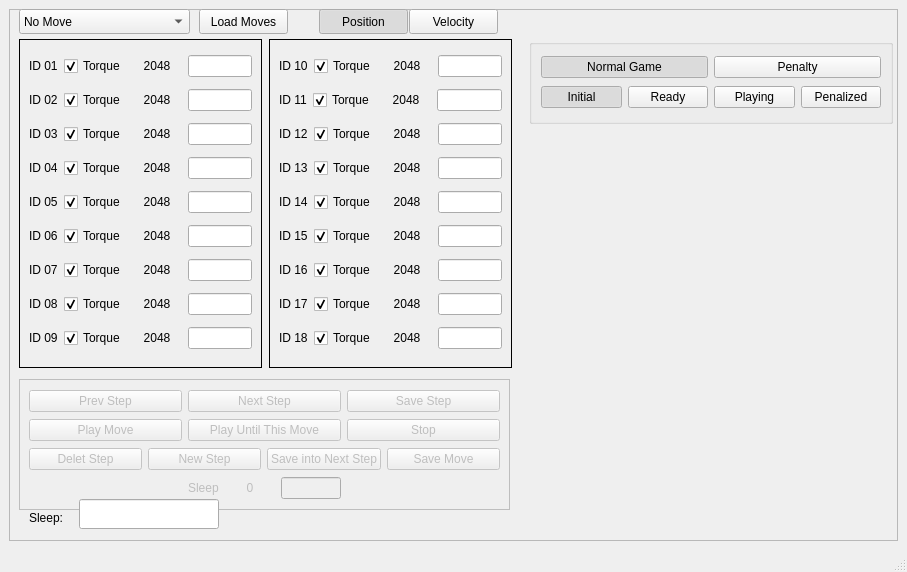
<?xml version="1.0" encoding="UTF-8"?>
<ui version="4.0">
 <class>MainWindow</class>
 <widget class="QMainWindow" name="MainWindow">
  <property name="geometry">
   <rect>
    <x>0</x>
    <y>0</y>
    <width>907</width>
    <height>572</height>
   </rect>
  </property>
  <property name="windowTitle">
   <string>MainWindow</string>
  </property>
  <widget class="QWidget" name="centralwidget">
   <layout class="QGridLayout" name="gridLayout">
    <item row="0" column="1">
     <widget class="QFrame" name="frame_3">
      <property name="frameShape">
       <enum>QFrame::StyledPanel</enum>
      </property>
      <property name="frameShadow">
       <enum>QFrame::Raised</enum>
      </property>
      <widget class="QFrame" name="verticalFrame_2">
       <property name="geometry">
        <rect>
         <x>260</x>
         <y>30</y>
         <width>243</width>
         <height>329</height>
        </rect>
       </property>
       <property name="maximumSize">
        <size>
         <width>243</width>
         <height>329</height>
        </size>
       </property>
       <property name="frameShape">
        <enum>QFrame::Box</enum>
       </property>
       <property name="frameShadow">
        <enum>QFrame::Plain</enum>
       </property>
       <layout class="QVBoxLayout" name="verticalLayout_2">
        <item>
         <layout class="QHBoxLayout" name="horizontalLayout_10">
          <item>
           <widget class="QLabel" name="label_id_10">
            <property name="text">
             <string>ID 10</string>
            </property>
           </widget>
          </item>
          <item>
           <widget class="QCheckBox" name="torque_id_10">
            <property name="enabled">
             <bool>true</bool>
            </property>
            <property name="text">
             <string>Torque</string>
            </property>
            <property name="checked">
             <bool>true</bool>
            </property>
           </widget>
          </item>
          <item>
           <widget class="QLabel" name="label_10">
            <property name="minimumSize">
             <size>
              <width>50</width>
              <height>0</height>
             </size>
            </property>
            <property name="layoutDirection">
             <enum>Qt::LeftToRight</enum>
            </property>
            <property name="text">
             <string>2048</string>
            </property>
            <property name="alignment">
             <set>Qt::AlignCenter</set>
            </property>
           </widget>
          </item>
          <item>
           <widget class="QLineEdit" name="pos_id_10">
            <property name="inputMethodHints">
             <set>Qt::ImhNone</set>
            </property>
            <property name="maxLength">
             <number>4</number>
            </property>
           </widget>
          </item>
         </layout>
        </item>
        <item>
         <layout class="QHBoxLayout" name="horizontalLayout_11">
          <item>
           <widget class="QLabel" name="label_id_11">
            <property name="text">
             <string>ID 11</string>
            </property>
           </widget>
          </item>
          <item>
           <widget class="QCheckBox" name="torque_id_11">
            <property name="enabled">
             <bool>true</bool>
            </property>
            <property name="text">
             <string>Torque</string>
            </property>
            <property name="checked">
             <bool>true</bool>
            </property>
           </widget>
          </item>
          <item>
           <widget class="QLabel" name="label_11">
            <property name="minimumSize">
             <size>
              <width>50</width>
              <height>0</height>
             </size>
            </property>
            <property name="layoutDirection">
             <enum>Qt::LeftToRight</enum>
            </property>
            <property name="text">
             <string>2048</string>
            </property>
            <property name="alignment">
             <set>Qt::AlignCenter</set>
            </property>
           </widget>
          </item>
          <item>
           <widget class="QLineEdit" name="pos_id_11">
            <property name="inputMethodHints">
             <set>Qt::ImhNone</set>
            </property>
            <property name="maxLength">
             <number>4</number>
            </property>
           </widget>
          </item>
         </layout>
        </item>
        <item>
         <layout class="QHBoxLayout" name="horizontalLayout_12">
          <item>
           <widget class="QLabel" name="label_id_12">
            <property name="text">
             <string>ID 12</string>
            </property>
           </widget>
          </item>
          <item>
           <widget class="QCheckBox" name="torque_id_12">
            <property name="text">
             <string>Torque</string>
            </property>
            <property name="checked">
             <bool>true</bool>
            </property>
           </widget>
          </item>
          <item>
           <widget class="QLabel" name="label_12">
            <property name="minimumSize">
             <size>
              <width>50</width>
              <height>0</height>
             </size>
            </property>
            <property name="layoutDirection">
             <enum>Qt::LeftToRight</enum>
            </property>
            <property name="text">
             <string>2048</string>
            </property>
            <property name="alignment">
             <set>Qt::AlignCenter</set>
            </property>
           </widget>
          </item>
          <item>
           <widget class="QLineEdit" name="pos_id_12">
            <property name="inputMethodHints">
             <set>Qt::ImhNone</set>
            </property>
           </widget>
          </item>
         </layout>
        </item>
        <item>
         <layout class="QHBoxLayout" name="horizontalLayout_13">
          <item>
           <widget class="QLabel" name="label_id_13">
            <property name="text">
             <string>ID 13</string>
            </property>
           </widget>
          </item>
          <item>
           <widget class="QCheckBox" name="torque_id_13">
            <property name="text">
             <string>Torque</string>
            </property>
            <property name="checked">
             <bool>true</bool>
            </property>
           </widget>
          </item>
          <item>
           <widget class="QLabel" name="label_13">
            <property name="minimumSize">
             <size>
              <width>50</width>
              <height>0</height>
             </size>
            </property>
            <property name="layoutDirection">
             <enum>Qt::LeftToRight</enum>
            </property>
            <property name="text">
             <string>2048</string>
            </property>
            <property name="alignment">
             <set>Qt::AlignCenter</set>
            </property>
           </widget>
          </item>
          <item>
           <widget class="QLineEdit" name="pos_id_13">
            <property name="inputMethodHints">
             <set>Qt::ImhNone</set>
            </property>
           </widget>
          </item>
         </layout>
        </item>
        <item>
         <layout class="QHBoxLayout" name="horizontalLayout_14">
          <item>
           <widget class="QLabel" name="label_id_14">
            <property name="text">
             <string>ID 14</string>
            </property>
           </widget>
          </item>
          <item>
           <widget class="QCheckBox" name="torque_id_14">
            <property name="text">
             <string>Torque</string>
            </property>
            <property name="checked">
             <bool>true</bool>
            </property>
           </widget>
          </item>
          <item>
           <widget class="QLabel" name="label_14">
            <property name="minimumSize">
             <size>
              <width>50</width>
              <height>0</height>
             </size>
            </property>
            <property name="layoutDirection">
             <enum>Qt::LeftToRight</enum>
            </property>
            <property name="text">
             <string>2048</string>
            </property>
            <property name="alignment">
             <set>Qt::AlignCenter</set>
            </property>
           </widget>
          </item>
          <item>
           <widget class="QLineEdit" name="pos_id_14">
            <property name="inputMethodHints">
             <set>Qt::ImhNone</set>
            </property>
           </widget>
          </item>
         </layout>
        </item>
        <item>
         <layout class="QHBoxLayout" name="horizontalLayout_15">
          <item>
           <widget class="QLabel" name="label_id_15">
            <property name="text">
             <string>ID 15</string>
            </property>
           </widget>
          </item>
          <item>
           <widget class="QCheckBox" name="torque_id_15">
            <property name="text">
             <string>Torque</string>
            </property>
            <property name="checked">
             <bool>true</bool>
            </property>
           </widget>
          </item>
          <item>
           <widget class="QLabel" name="label_15">
            <property name="minimumSize">
             <size>
              <width>50</width>
              <height>0</height>
             </size>
            </property>
            <property name="layoutDirection">
             <enum>Qt::LeftToRight</enum>
            </property>
            <property name="text">
             <string>2048</string>
            </property>
            <property name="alignment">
             <set>Qt::AlignCenter</set>
            </property>
           </widget>
          </item>
          <item>
           <widget class="QLineEdit" name="pos_id_15">
            <property name="inputMethodHints">
             <set>Qt::ImhNone</set>
            </property>
           </widget>
          </item>
         </layout>
        </item>
        <item>
         <layout class="QHBoxLayout" name="horizontalLayout_16">
          <item>
           <widget class="QLabel" name="label_id_16">
            <property name="text">
             <string>ID 16</string>
            </property>
           </widget>
          </item>
          <item>
           <widget class="QCheckBox" name="torque_id_16">
            <property name="text">
             <string>Torque</string>
            </property>
            <property name="checked">
             <bool>true</bool>
            </property>
           </widget>
          </item>
          <item>
           <widget class="QLabel" name="label_16">
            <property name="minimumSize">
             <size>
              <width>50</width>
              <height>0</height>
             </size>
            </property>
            <property name="layoutDirection">
             <enum>Qt::LeftToRight</enum>
            </property>
            <property name="text">
             <string>2048</string>
            </property>
            <property name="alignment">
             <set>Qt::AlignCenter</set>
            </property>
           </widget>
          </item>
          <item>
           <widget class="QLineEdit" name="pos_id_16">
            <property name="inputMethodHints">
             <set>Qt::ImhNone</set>
            </property>
           </widget>
          </item>
         </layout>
        </item>
        <item>
         <layout class="QHBoxLayout" name="horizontalLayout_17">
          <item>
           <widget class="QLabel" name="label_id_17">
            <property name="text">
             <string>ID 17</string>
            </property>
           </widget>
          </item>
          <item>
           <widget class="QCheckBox" name="torque_id_17">
            <property name="text">
             <string>Torque</string>
            </property>
            <property name="checked">
             <bool>true</bool>
            </property>
           </widget>
          </item>
          <item>
           <widget class="QLabel" name="label_17">
            <property name="minimumSize">
             <size>
              <width>50</width>
              <height>0</height>
             </size>
            </property>
            <property name="layoutDirection">
             <enum>Qt::LeftToRight</enum>
            </property>
            <property name="text">
             <string>2048</string>
            </property>
            <property name="alignment">
             <set>Qt::AlignCenter</set>
            </property>
           </widget>
          </item>
          <item>
           <widget class="QLineEdit" name="pos_id_17">
            <property name="inputMethodHints">
             <set>Qt::ImhNone</set>
            </property>
           </widget>
          </item>
         </layout>
        </item>
        <item>
         <layout class="QHBoxLayout" name="horizontalLayout_18">
          <item>
           <widget class="QLabel" name="label_id_18">
            <property name="text">
             <string>ID 18</string>
            </property>
           </widget>
          </item>
          <item>
           <widget class="QCheckBox" name="torque_id_18">
            <property name="text">
             <string>Torque</string>
            </property>
            <property name="checked">
             <bool>true</bool>
            </property>
           </widget>
          </item>
          <item>
           <widget class="QLabel" name="label_18">
            <property name="minimumSize">
             <size>
              <width>50</width>
              <height>0</height>
             </size>
            </property>
            <property name="layoutDirection">
             <enum>Qt::LeftToRight</enum>
            </property>
            <property name="text">
             <string>2048</string>
            </property>
            <property name="alignment">
             <set>Qt::AlignCenter</set>
            </property>
           </widget>
          </item>
          <item>
           <widget class="QLineEdit" name="pos_id_18">
            <property name="inputMethodHints">
             <set>Qt::ImhNone</set>
            </property>
           </widget>
          </item>
         </layout>
        </item>
       </layout>
      </widget>
      <widget class="QFrame" name="verticalFrame">
       <property name="geometry">
        <rect>
         <x>10</x>
         <y>30</y>
         <width>243</width>
         <height>329</height>
        </rect>
       </property>
       <property name="maximumSize">
        <size>
         <width>243</width>
         <height>329</height>
        </size>
       </property>
       <property name="frameShape">
        <enum>QFrame::Box</enum>
       </property>
       <layout class="QVBoxLayout" name="verticalLayout">
        <item>
         <layout class="QHBoxLayout" name="horizontalLayout">
          <item>
           <widget class="QLabel" name="label_id_1">
            <property name="text">
             <string>ID 01</string>
            </property>
           </widget>
          </item>
          <item>
           <widget class="QCheckBox" name="torque_id_1">
            <property name="enabled">
             <bool>true</bool>
            </property>
            <property name="text">
             <string>Torque</string>
            </property>
            <property name="checked">
             <bool>true</bool>
            </property>
           </widget>
          </item>
          <item>
           <widget class="QLabel" name="label_1">
            <property name="minimumSize">
             <size>
              <width>50</width>
              <height>0</height>
             </size>
            </property>
            <property name="layoutDirection">
             <enum>Qt::LeftToRight</enum>
            </property>
            <property name="text">
             <string>2048</string>
            </property>
            <property name="alignment">
             <set>Qt::AlignCenter</set>
            </property>
           </widget>
          </item>
          <item>
           <widget class="QLineEdit" name="pos_id_1">
            <property name="inputMethodHints">
             <set>Qt::ImhNone</set>
            </property>
            <property name="maxLength">
             <number>4</number>
            </property>
           </widget>
          </item>
         </layout>
        </item>
        <item>
         <layout class="QHBoxLayout" name="horizontalLayout_2">
          <item>
           <widget class="QLabel" name="label_id_2">
            <property name="text">
             <string>ID 02</string>
            </property>
           </widget>
          </item>
          <item>
           <widget class="QCheckBox" name="torque_id_2">
            <property name="enabled">
             <bool>true</bool>
            </property>
            <property name="text">
             <string>Torque</string>
            </property>
            <property name="checked">
             <bool>true</bool>
            </property>
           </widget>
          </item>
          <item>
           <widget class="QLabel" name="label_2">
            <property name="minimumSize">
             <size>
              <width>50</width>
              <height>0</height>
             </size>
            </property>
            <property name="layoutDirection">
             <enum>Qt::LeftToRight</enum>
            </property>
            <property name="text">
             <string>2048</string>
            </property>
            <property name="alignment">
             <set>Qt::AlignCenter</set>
            </property>
           </widget>
          </item>
          <item>
           <widget class="QLineEdit" name="pos_id_2">
            <property name="inputMethodHints">
             <set>Qt::ImhNone</set>
            </property>
            <property name="maxLength">
             <number>4</number>
            </property>
           </widget>
          </item>
         </layout>
        </item>
        <item>
         <layout class="QHBoxLayout" name="horizontalLayout_3">
          <item>
           <widget class="QLabel" name="label_id_3">
            <property name="text">
             <string>ID 03</string>
            </property>
           </widget>
          </item>
          <item>
           <widget class="QCheckBox" name="torque_id_3">
            <property name="enabled">
             <bool>true</bool>
            </property>
            <property name="text">
             <string>Torque</string>
            </property>
            <property name="checked">
             <bool>true</bool>
            </property>
           </widget>
          </item>
          <item>
           <widget class="QLabel" name="label_3">
            <property name="minimumSize">
             <size>
              <width>50</width>
              <height>0</height>
             </size>
            </property>
            <property name="layoutDirection">
             <enum>Qt::LeftToRight</enum>
            </property>
            <property name="text">
             <string>2048</string>
            </property>
            <property name="alignment">
             <set>Qt::AlignCenter</set>
            </property>
           </widget>
          </item>
          <item>
           <widget class="QLineEdit" name="pos_id_3">
            <property name="inputMethodHints">
             <set>Qt::ImhNone</set>
            </property>
            <property name="maxLength">
             <number>4</number>
            </property>
           </widget>
          </item>
         </layout>
        </item>
        <item>
         <layout class="QHBoxLayout" name="horizontalLayout_4">
          <item>
           <widget class="QLabel" name="label_id_4">
            <property name="text">
             <string>ID 04</string>
            </property>
           </widget>
          </item>
          <item>
           <widget class="QCheckBox" name="torque_id_4">
            <property name="enabled">
             <bool>true</bool>
            </property>
            <property name="text">
             <string>Torque</string>
            </property>
            <property name="checked">
             <bool>true</bool>
            </property>
           </widget>
          </item>
          <item>
           <widget class="QLabel" name="label_4">
            <property name="minimumSize">
             <size>
              <width>50</width>
              <height>0</height>
             </size>
            </property>
            <property name="layoutDirection">
             <enum>Qt::LeftToRight</enum>
            </property>
            <property name="text">
             <string>2048</string>
            </property>
            <property name="alignment">
             <set>Qt::AlignCenter</set>
            </property>
           </widget>
          </item>
          <item>
           <widget class="QLineEdit" name="pos_id_4">
            <property name="inputMethodHints">
             <set>Qt::ImhNone</set>
            </property>
            <property name="maxLength">
             <number>4</number>
            </property>
           </widget>
          </item>
         </layout>
        </item>
        <item>
         <layout class="QHBoxLayout" name="horizontalLayout_5">
          <item>
           <widget class="QLabel" name="label_id_5">
            <property name="text">
             <string>ID 05</string>
            </property>
           </widget>
          </item>
          <item>
           <widget class="QCheckBox" name="torque_id_5">
            <property name="enabled">
             <bool>true</bool>
            </property>
            <property name="text">
             <string>Torque</string>
            </property>
            <property name="checked">
             <bool>true</bool>
            </property>
           </widget>
          </item>
          <item>
           <widget class="QLabel" name="label_5">
            <property name="minimumSize">
             <size>
              <width>50</width>
              <height>0</height>
             </size>
            </property>
            <property name="layoutDirection">
             <enum>Qt::LeftToRight</enum>
            </property>
            <property name="text">
             <string>2048</string>
            </property>
            <property name="alignment">
             <set>Qt::AlignCenter</set>
            </property>
           </widget>
          </item>
          <item>
           <widget class="QLineEdit" name="pos_id_5">
            <property name="inputMethodHints">
             <set>Qt::ImhNone</set>
            </property>
            <property name="maxLength">
             <number>4</number>
            </property>
           </widget>
          </item>
         </layout>
        </item>
        <item>
         <layout class="QHBoxLayout" name="horizontalLayout_6">
          <item>
           <widget class="QLabel" name="label_id_6">
            <property name="text">
             <string>ID 06</string>
            </property>
           </widget>
          </item>
          <item>
           <widget class="QCheckBox" name="torque_id_6">
            <property name="enabled">
             <bool>true</bool>
            </property>
            <property name="text">
             <string>Torque</string>
            </property>
            <property name="checked">
             <bool>true</bool>
            </property>
           </widget>
          </item>
          <item>
           <widget class="QLabel" name="label_6">
            <property name="minimumSize">
             <size>
              <width>50</width>
              <height>0</height>
             </size>
            </property>
            <property name="layoutDirection">
             <enum>Qt::LeftToRight</enum>
            </property>
            <property name="text">
             <string>2048</string>
            </property>
            <property name="alignment">
             <set>Qt::AlignCenter</set>
            </property>
           </widget>
          </item>
          <item>
           <widget class="QLineEdit" name="pos_id_6">
            <property name="inputMethodHints">
             <set>Qt::ImhNone</set>
            </property>
            <property name="maxLength">
             <number>4</number>
            </property>
           </widget>
          </item>
         </layout>
        </item>
        <item>
         <layout class="QHBoxLayout" name="horizontalLayout_7">
          <item>
           <widget class="QLabel" name="label_id_7">
            <property name="text">
             <string>ID 07</string>
            </property>
           </widget>
          </item>
          <item>
           <widget class="QCheckBox" name="torque_id_7">
            <property name="enabled">
             <bool>true</bool>
            </property>
            <property name="text">
             <string>Torque</string>
            </property>
            <property name="checked">
             <bool>true</bool>
            </property>
           </widget>
          </item>
          <item>
           <widget class="QLabel" name="label_7">
            <property name="minimumSize">
             <size>
              <width>50</width>
              <height>0</height>
             </size>
            </property>
            <property name="layoutDirection">
             <enum>Qt::LeftToRight</enum>
            </property>
            <property name="text">
             <string>2048</string>
            </property>
            <property name="alignment">
             <set>Qt::AlignCenter</set>
            </property>
           </widget>
          </item>
          <item>
           <widget class="QLineEdit" name="pos_id_7">
            <property name="inputMethodHints">
             <set>Qt::ImhNone</set>
            </property>
            <property name="maxLength">
             <number>4</number>
            </property>
           </widget>
          </item>
         </layout>
        </item>
        <item>
         <layout class="QHBoxLayout" name="horizontalLayout_8">
          <item>
           <widget class="QLabel" name="label_id_8">
            <property name="text">
             <string>ID 08</string>
            </property>
           </widget>
          </item>
          <item>
           <widget class="QCheckBox" name="torque_id_8">
            <property name="enabled">
             <bool>true</bool>
            </property>
            <property name="text">
             <string>Torque</string>
            </property>
            <property name="checked">
             <bool>true</bool>
            </property>
           </widget>
          </item>
          <item>
           <widget class="QLabel" name="label_8">
            <property name="minimumSize">
             <size>
              <width>50</width>
              <height>0</height>
             </size>
            </property>
            <property name="layoutDirection">
             <enum>Qt::LeftToRight</enum>
            </property>
            <property name="text">
             <string>2048</string>
            </property>
            <property name="alignment">
             <set>Qt::AlignCenter</set>
            </property>
           </widget>
          </item>
          <item>
           <widget class="QLineEdit" name="pos_id_8">
            <property name="inputMethodHints">
             <set>Qt::ImhNone</set>
            </property>
            <property name="maxLength">
             <number>4</number>
            </property>
           </widget>
          </item>
         </layout>
        </item>
        <item>
         <layout class="QHBoxLayout" name="horizontalLayout_9">
          <item>
           <widget class="QLabel" name="label_id_9">
            <property name="text">
             <string>ID 09</string>
            </property>
           </widget>
          </item>
          <item>
           <widget class="QCheckBox" name="torque_id_9">
            <property name="enabled">
             <bool>true</bool>
            </property>
            <property name="text">
             <string>Torque</string>
            </property>
            <property name="checked">
             <bool>true</bool>
            </property>
           </widget>
          </item>
          <item>
           <widget class="QLabel" name="label_9">
            <property name="minimumSize">
             <size>
              <width>50</width>
              <height>0</height>
             </size>
            </property>
            <property name="layoutDirection">
             <enum>Qt::LeftToRight</enum>
            </property>
            <property name="text">
             <string>2048</string>
            </property>
            <property name="alignment">
             <set>Qt::AlignCenter</set>
            </property>
           </widget>
          </item>
          <item>
           <widget class="QLineEdit" name="pos_id_9">
            <property name="inputMethodHints">
             <set>Qt::ImhNone</set>
            </property>
            <property name="maxLength">
             <number>4</number>
            </property>
           </widget>
          </item>
         </layout>
        </item>
       </layout>
      </widget>
      <widget class="QGroupBox" name="verticalGroupBox">
       <property name="enabled">
        <bool>true</bool>
       </property>
       <property name="geometry">
        <rect>
         <x>520</x>
         <y>30</y>
         <width>364</width>
         <height>85</height>
        </rect>
       </property>
       <property name="sizePolicy">
        <sizepolicy hsizetype="Minimum" vsizetype="Minimum">
         <horstretch>0</horstretch>
         <verstretch>0</verstretch>
        </sizepolicy>
       </property>
       <property name="maximumSize">
        <size>
         <width>400</width>
         <height>85</height>
        </size>
       </property>
       <property name="mouseTracking">
        <bool>false</bool>
       </property>
       <property name="autoFillBackground">
        <bool>false</bool>
       </property>
       <property name="title">
        <string/>
       </property>
       <layout class="QVBoxLayout" name="verticalLayout_3">
        <property name="sizeConstraint">
         <enum>QLayout::SetDefaultConstraint</enum>
        </property>
        <item>
         <layout class="QHBoxLayout" name="horizontalLayout_22">
          <item>
           <widget class="QPushButton" name="normal_game_button">
            <property name="text">
             <string>Normal Game</string>
            </property>
            <property name="checkable">
             <bool>true</bool>
            </property>
            <property name="checked">
             <bool>true</bool>
            </property>
           </widget>
          </item>
          <item>
           <widget class="QPushButton" name="penalty_button">
            <property name="text">
             <string>Penalty</string>
            </property>
            <property name="checkable">
             <bool>true</bool>
            </property>
           </widget>
          </item>
         </layout>
        </item>
        <item>
         <layout class="QHBoxLayout" name="horizontalLayout_21">
          <item>
           <widget class="QPushButton" name="initial_button">
            <property name="text">
             <string>Initial</string>
            </property>
            <property name="checkable">
             <bool>true</bool>
            </property>
            <property name="checked">
             <bool>true</bool>
            </property>
           </widget>
          </item>
          <item>
           <widget class="QPushButton" name="ready_button">
            <property name="text">
             <string>Ready</string>
            </property>
            <property name="checkable">
             <bool>true</bool>
            </property>
           </widget>
          </item>
          <item>
           <widget class="QPushButton" name="playing_button">
            <property name="text">
             <string>Playing</string>
            </property>
            <property name="checkable">
             <bool>true</bool>
            </property>
           </widget>
          </item>
          <item>
           <widget class="QPushButton" name="penalized_button">
            <property name="text">
             <string>Penalized</string>
            </property>
            <property name="checkable">
             <bool>true</bool>
            </property>
           </widget>
          </item>
         </layout>
        </item>
       </layout>
      </widget>
      <widget class="QComboBox" name="movesList">
       <property name="geometry">
        <rect>
         <x>10</x>
         <y>0</y>
         <width>171</width>
         <height>25</height>
        </rect>
       </property>
       <property name="styleSheet">
        <string notr="true"/>
       </property>
       <item>
        <property name="text">
         <string>No Move</string>
        </property>
       </item>
      </widget>
      <widget class="QPushButton" name="loadMoves_button">
       <property name="geometry">
        <rect>
         <x>190</x>
         <y>0</y>
         <width>89</width>
         <height>25</height>
        </rect>
       </property>
       <property name="text">
        <string>Load Moves</string>
       </property>
      </widget>
      <widget class="QPushButton" name="pos_button">
       <property name="geometry">
        <rect>
         <x>310</x>
         <y>0</y>
         <width>89</width>
         <height>25</height>
        </rect>
       </property>
       <property name="text">
        <string>Position</string>
       </property>
       <property name="checkable">
        <bool>true</bool>
       </property>
       <property name="checked">
        <bool>true</bool>
       </property>
      </widget>
      <widget class="QPushButton" name="vel_button">
       <property name="geometry">
        <rect>
         <x>400</x>
         <y>0</y>
         <width>89</width>
         <height>25</height>
        </rect>
       </property>
       <property name="text">
        <string>Velocity</string>
       </property>
       <property name="checkable">
        <bool>true</bool>
       </property>
      </widget>
      <widget class="QFrame" name="motion_frame">
       <property name="enabled">
        <bool>false</bool>
       </property>
       <property name="geometry">
        <rect>
         <x>10</x>
         <y>370</y>
         <width>491</width>
         <height>131</height>
        </rect>
       </property>
       <property name="frameShape">
        <enum>QFrame::Box</enum>
       </property>
       <layout class="QVBoxLayout" name="verticalLayout_4">
        <item>
         <layout class="QHBoxLayout" name="horizontalLayout_23">
          <item>
           <widget class="QPushButton" name="prevStep_button">
            <property name="text">
             <string>Prev Step</string>
            </property>
           </widget>
          </item>
          <item>
           <widget class="QPushButton" name="nextStep_button">
            <property name="text">
             <string>Next Step</string>
            </property>
           </widget>
          </item>
          <item>
           <widget class="QPushButton" name="saveStep_button">
            <property name="text">
             <string>Save Step</string>
            </property>
           </widget>
          </item>
         </layout>
        </item>
        <item>
         <layout class="QHBoxLayout" name="horizontalLayout_26">
          <item>
           <widget class="QPushButton" name="playMove_button">
            <property name="text">
             <string>Play Move</string>
            </property>
           </widget>
          </item>
          <item>
           <widget class="QPushButton" name="playUntilMove_button">
            <property name="text">
             <string>Play Until This Move</string>
            </property>
           </widget>
          </item>
          <item>
           <widget class="QPushButton" name="stop_button">
            <property name="text">
             <string>Stop</string>
            </property>
           </widget>
          </item>
         </layout>
        </item>
        <item>
         <layout class="QHBoxLayout" name="horizontalLayout_25">
          <item>
           <widget class="QPushButton" name="deletStep_button">
            <property name="text">
             <string>Delet Step</string>
            </property>
           </widget>
          </item>
          <item>
           <widget class="QPushButton" name="newStep_button">
            <property name="text">
             <string>New Step</string>
            </property>
           </widget>
          </item>
          <item>
           <widget class="QPushButton" name="saveIntoNextStep_button">
            <property name="text">
             <string>Save into Next Step</string>
            </property>
           </widget>
          </item>
          <item>
           <widget class="QPushButton" name="saveMove_button">
            <property name="text">
             <string>Save Move</string>
            </property>
           </widget>
          </item>
         </layout>
        </item>
        <item>
         <layout class="QHBoxLayout" name="horizontalLayout_24">
          <item>
           <spacer name="horizontalSpacer_2">
            <property name="orientation">
             <enum>Qt::Horizontal</enum>
            </property>
            <property name="sizeHint" stdset="0">
             <size>
              <width>40</width>
              <height>20</height>
             </size>
            </property>
           </spacer>
          </item>
          <item>
           <widget class="QLabel" name="label_19">
            <property name="text">
             <string>Sleep</string>
            </property>
           </widget>
          </item>
          <item>
           <widget class="QLabel" name="label_sleep">
            <property name="minimumSize">
             <size>
              <width>50</width>
              <height>0</height>
             </size>
            </property>
            <property name="layoutDirection">
             <enum>Qt::LeftToRight</enum>
            </property>
            <property name="text">
             <string>0</string>
            </property>
            <property name="alignment">
             <set>Qt::AlignCenter</set>
            </property>
           </widget>
          </item>
          <item>
           <widget class="QLineEdit" name="sleep">
            <property name="minimumSize">
             <size>
              <width>10</width>
              <height>10</height>
             </size>
            </property>
            <property name="maximumSize">
             <size>
              <width>60</width>
              <height>16777215</height>
             </size>
            </property>
            <property name="inputMethodHints">
             <set>Qt::ImhNone</set>
            </property>
            <property name="maxLength">
             <number>4</number>
            </property>
           </widget>
          </item>
          <item>
           <spacer name="horizontalSpacer">
            <property name="orientation">
             <enum>Qt::Horizontal</enum>
            </property>
            <property name="sizeHint" stdset="0">
             <size>
              <width>40</width>
              <height>20</height>
             </size>
            </property>
           </spacer>
          </item>
         </layout>
        </item>
       </layout>
      </widget>
      <widget class="QLabel" name="label">
       <property name="geometry">
        <rect>
         <x>20</x>
         <y>500</y>
         <width>67</width>
         <height>17</height>
        </rect>
       </property>
       <property name="text">
        <string>Sleep:</string>
       </property>
      </widget>
      <widget class="QLineEdit" name="sleep_value">
       <property name="geometry">
        <rect>
         <x>70</x>
         <y>490</y>
         <width>140</width>
         <height>30</height>
        </rect>
       </property>
      </widget>
     </widget>
    </item>
   </layout>
  </widget>
  <widget class="QStatusBar" name="statusbar"/>
  <widget class="QMenuBar" name="menubar">
   <property name="geometry">
    <rect>
     <x>0</x>
     <y>0</y>
     <width>907</width>
     <height>22</height>
    </rect>
   </property>
  </widget>
  <action name="actione">
   <property name="text">
    <string>e</string>
   </property>
  </action>
  <action name="actionInicial">
   <property name="text">
    <string>Inicial</string>
   </property>
  </action>
  <action name="actionMovimenta_es">
   <property name="text">
    <string>Movimentações</string>
   </property>
  </action>
 </widget>
 <resources/>
 <connections/>
</ui>
